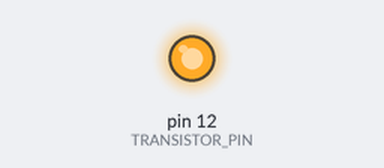
Recording of a sketch running on a simulated Arduino Uno, built with avr-gcc and run on an emulated ATmega328P. Parts: output pins drawn as LEDs (lit = HIGH).

Above: at 1.0 s.
At 3.5 s:
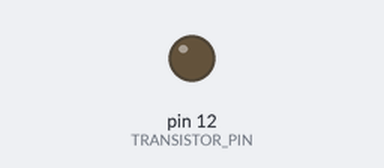
Timing chart, 0 to 6.5 s (numbered marks = the images above):
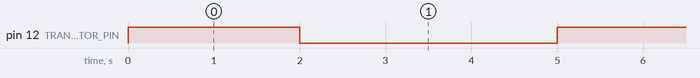

The sketch:

transistor_unit_test.ino
```cpp
#define TRANSISTOR_PIN 12  // Broche GPIO 12 connectée à la base du transistor

void setup() {

  // Configuration de la broche du transistor en sortie
  pinMode(TRANSISTOR_PIN, OUTPUT);

  // Assurez-vous que le transistor est désactivé au démarrage
  digitalWrite(TRANSISTOR_PIN, LOW);
}

void loop() {
  digitalWrite(TRANSISTOR_PIN, HIGH);
  delay(2000);  // Attendre 2 secondes

  digitalWrite(TRANSISTOR_PIN, LOW);
  delay(3000);  // Attendre 3 secondes
}
```

Measured:
- by itself, pin 12 (TRANSISTOR_PIN): alternates HIGH for 2.0 s and LOW for 3.0 s
